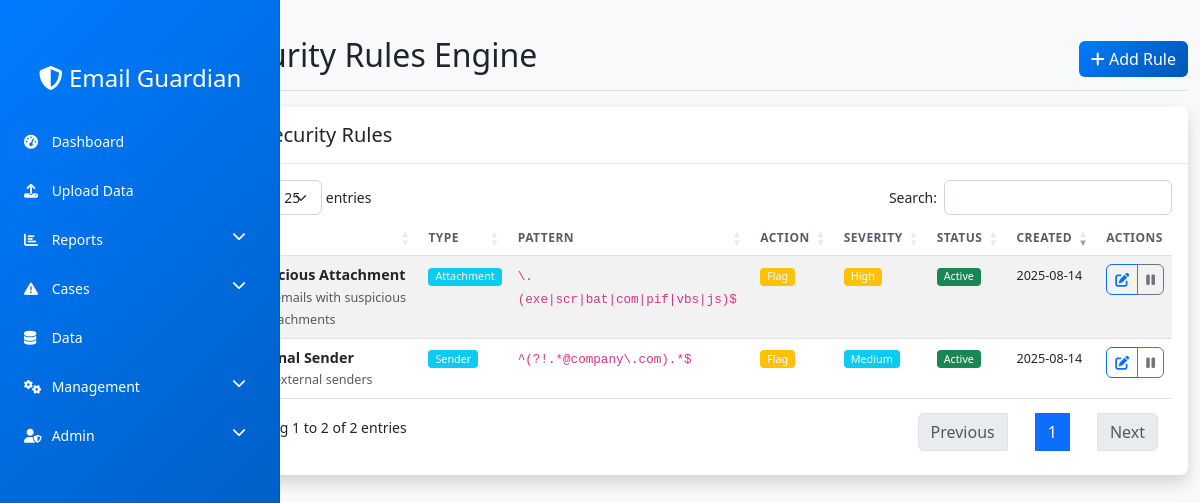
Page /rules-engine on the committed database.
### models.py (models this page shows)
class SecurityRule(db.Model):
    __tablename__ = 'security_rules'
    id = db.Column(db.Integer, primary_key=True)
    name = db.Column(db.String(100), nullable=False)
    description = db.Column(db.Text)
    rule_type = db.Column(db.String(50), nullable=False)  # 'sender', 'subject', 'attachment', etc.
    pattern = db.Column(db.String(500), nullable=False)
    action = db.Column(db.String(50), default='flag')  # flag, block, quarantine
    severity = db.Column(db.String(20), default='medium')
    active = db.Column(db.Boolean, default=True)
    created_at = db.Column(db.DateTime, default=datetime.utcnow)

### routes.py (the view)
@app.route('/rules-engine')
def rules_engine():
    rules = SecurityRule.query.all()
    return render_template('rules_engine.html', rules=rules)

### templates/rules_engine.html (shortened to what this page needs)
{% extends "base.html" %}
{% block page_title %}Security Rules Engine{% endblock %}
{% block page_actions %}
<button type="button" class="btn btn-primary" data-bs-toggle="modal" data-bs-target="#addRuleModal">
    <i class="fas fa-plus"></i> Add Rule
</button>
{% endblock %}
{% block content %}
<div class="card shadow">
    <div class="card-header">
        <h5 class="mb-0"> Security Rules</h5>
    </div>
    <div class="card-body">
        {% if rules %}
        <div class="table-responsive">
            <table class="table table-striped" id="rulesTable">
                <thead>
                    <tr>
                        <th>Name</th>
                        <th>Type</th>
                        <th>Pattern</th>
                        <th>Action</th>
                        <th>Severity</th>
                        <th>Status</th>
                        <th>Created</th>
                        <th>Actions</th>
                    </tr>
                </thead>
                <tbody>
                    {% for rule in rules %}
                    <tr>
                        <td>
                            <strong>{{ rule.name }}</strong>
                            {% if rule.description %}
                            <br><small class="text-muted">{{ rule.description }}</small>
                            {% endif %}
                        </td>
                        <td><span class="badge bg-info">{{ rule.rule_type.title() }}</span></td>
                        <td><code>{{ rule.pattern[:50] }}{% if rule.pattern|length > 50 %}...{% endif %}</code></td>
                        <td><span class="badge bg-warning">{{ rule.action.title() }}</span></td>
                        <td>
                            <span class="badge bg-{{ 'danger' if rule.severity == 'critical' else 'warning' if rule.severity == 'high' else 'info' if rule.severity == 'medium' else 'success' }}">
                                {{ rule.severity.title() }}
                            </span>
                        </td>
                        <td>
                            <span class="badge bg-{{ 'success' if rule.active else 'secondary' }}">
                                {{ 'Active' if rule.active else 'Inactive' }}
                            </span>
                        </td>
                        <td><small>{{ rule.created_at.strftime('%Y-%m-%d') }}</small></td>
                        <td>
                            <div class="btn-group btn-group-sm" role="group">
                                <button class="btn btn-outline-primary btn-sm" onclick="editRule({{ rule.id }})">
                                    <i class="fas fa-edit"></i>
                                </button>
                                <button class="btn btn-outline-{{ 'secondary' if rule.active else 'success' }} btn-sm" onclick="toggleRule({{ rule.id }})">
                                    <i class="fas fa-{{ 'pause' if rule.active else 'play' }}"></i>
                                </button>
                            </div>
                        </td>
                    </tr>
                    {% endfor %}
                </tbody>
            </table>
        </div>
        {% endif %}
    </div>
</div>
{% endblock %}

### static/css/style.css (style rules this page uses)
:root { --primary-color: #007bff; --success-color: #28a745; --warning-color: #ffc107; --danger-color: #dc3545; --info-color: #17a2b8; --dark-color: #343a40; --light-color: #f8f9fa; --sidebar-width: 280px; }
body { font-family: 'Segoe UI', Tahoma, Geneva, Verdana, sans-serif; background-color: #f8f9fa; font-size: 14px; }
.card { border: none; border-radius: 0.5rem; box-shadow: 0 0.125rem 0.25rem rgba(0, 0, 0, 0.075); transition: box-shadow 0.15s ease-in-out; overflow: hidden; }
.card-header { background-color: white; border-bottom: 1px solid #e3e6f0; padding: 1rem 1.25rem; }
.card-body { word-wrap: break-word; overflow-wrap: break-word; }
.btn { border-radius: 0.375rem; font-weight: 500; transition: all 0.2s ease; }
.btn-primary { background: linear-gradient(135deg, var(--primary-color) 0%, #0056b3 100%); border: none; }
.table { font-size: 0.9rem; }
.table th { border-top: none; font-weight: 600; text-transform: uppercase; font-size: 0.75rem; letter-spacing: 0.5px; color: #5a5c69; }
.badge { font-weight: 500; border-radius: 0.25rem; }

### rows in the picture
SecurityRule: name "Suspicious Attachment", description "Flags emails with suspicious file attachments", rule_type "Attachment", pattern "\\.(exe|scr|bat|com|pif|vbs|js)$", action "Flag", severity "High", active "Active", created_at "2025-08-14"
SecurityRule: name "External Sender", description "Flags external senders", rule_type "Sender", pattern "^(?!.*@company\\.com).*$", action "Flag", severity "Medium", active "Active", created_at "2025-08-14"
